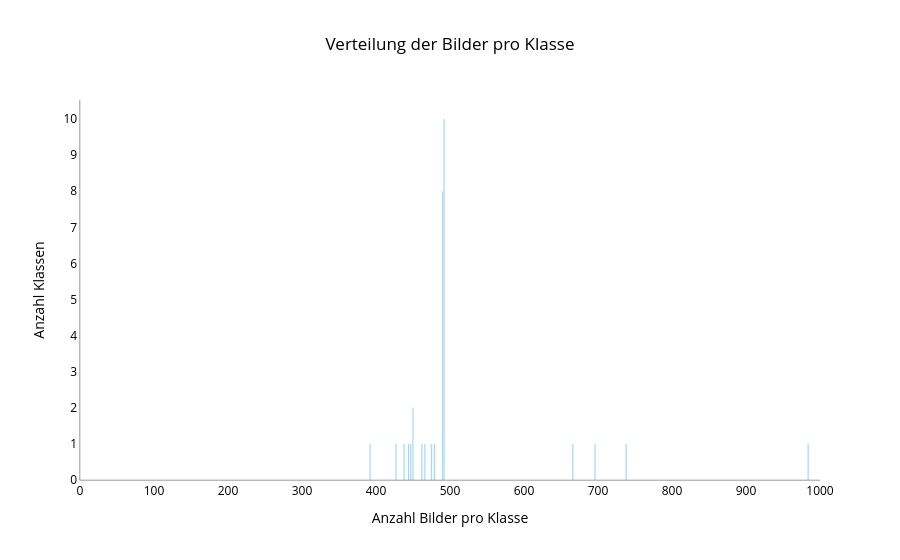

Here is the notebook cell this chart was saved with:
### Code cell
# Alle Label-Ordner
folders = [f for f in os.listdir(train_dir) if os.path.isdir(os.path.join(train_dir, f))]

# Anzahl Bilder pro Klasse + Klassennamen speichern
count_to_labels = defaultdict(list)  # {Anzahl Bilder: [Klassenliste]}
bild_counts = []

for folder in sorted(folders):
    folder_path = os.path.join(train_dir, folder)
    count = len([f for f in os.listdir(folder_path)])
    bild_counts.append(count)
    count_to_labels[count].append(folder)

# Für Plotly: X = Bildanzahl, Y = Anzahl Klassen, Hovertext = Klassennamen
x_values = sorted(count_to_labels.keys())
y_values = [len(count_to_labels[x]) for x in x_values]
hover_texts = [", ".join(count_to_labels[x]) for x in x_values]

# Plotly Balkendiagramm
fig = go.Figure(data=[go.Bar(
    x=x_values,
    y=y_values,
    marker_color='skyblue',
    hovertext=hover_texts,  # Klassennamen beim Hover
    hoverinfo='x+text'
)])

# Layout anpassen
fig.update_layout(
    title="Verteilung der Bilder pro Klasse",
    xaxis_title="Anzahl Bilder pro Klasse",
    title_x=.5,
    yaxis_title="Anzahl Klassen",
    bargap=0.2,
    plot_bgcolor='white',
    paper_bgcolor='white',
    font=dict(color="black"),
    xaxis=dict(range=[0,1000], dtick=100, showline=True,linecolor='black',linewidth=.4),
    yaxis=dict(dtick=1, showline=True,linecolor='black',linewidth=.4)
)

fig.show()

### Figure 1 — Plotly figure (JSON) as saved in the notebook; plotly's stock layout.template omitted (floating-point values rounded to 4 significant figures)
{"data": [{"hoverinfo": "x+text", "hovertext": ["Cucumber Ripe", "Avocado", "Onion White", "Pepper Green", "Plum", "Corn, Potato Red", "Blueberry", "Kiwi", "Watermelon", "Orange", "Banana, Cactus fruit, Clementine, Limes, Mango, Passion Fruit, Pineapple, Raspberry", "Apple Braeburn, Apple Granny Smith, Apricot, Cantaloupe, Cherry, Lemon, Papaya, Peach, Pomegranate, Strawberry", "Pepper Red", "Pear", "Tomato", "Grape Blue"], "marker": {"color": "skyblue"}, "type": "bar", "x": [392, 427, 438, 444, 447, 450, 462, 466, 475, 479, 490, 492, 666, 696, 738, 984], "y": [1, 1, 1, 1, 1, 2, 1, 1, 1, 1, 8, 10, 1, 1, 1, 1]}], "layout": {"bargap": 0.2, "font": {"color": "black"}, "paper_bgcolor": "white", "plot_bgcolor": "white", "title": {"text": "Verteilung der Bilder pro Klasse", "x": 0.5}, "xaxis": {"dtick": 100, "linecolor": "black", "linewidth": 0.4, "range": [0, 1000], "showline": true, "title": {"text": "Anzahl Bilder pro Klasse"}}, "yaxis": {"dtick": 1, "linecolor": "black", "linewidth": 0.4, "showline": true, "title": {"text": "Anzahl Klassen"}}}}
